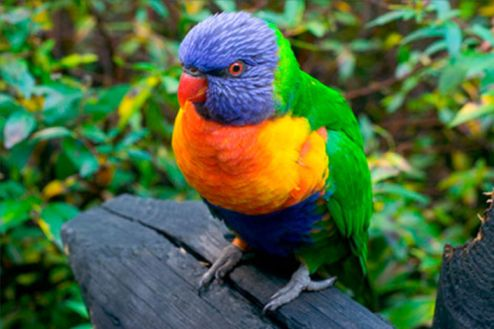
%> input picture RGB_img_en.jpg, 494 x 329 px
$ octave Decryp.m   (GNU Octave 9; MATLAB toolbox functions it lacks are replaced by stand-ins)
%> lines starting %> are read from the running program, lines starting %| are printed output that depends on the picture
img=imread("RGB_img_en.jpg");
%> img is the input picture: size 329x494x3 uint8; mean R, G, B 74.7, 102.2, 62.5
R1=img(:,:,1);
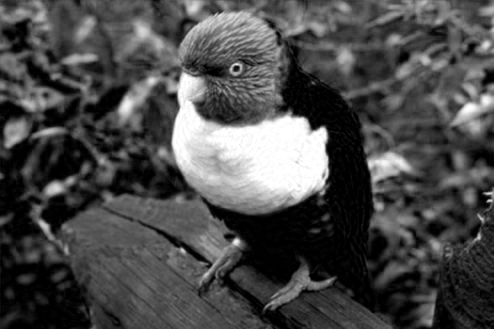
%> R1: size 329x494 uint8; min 0, max 255, mean 74.7
G1=img(:,:,2);
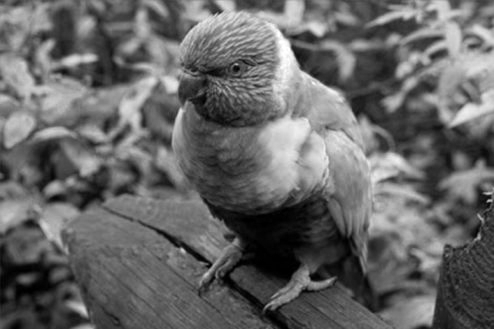
%> G1: size 329x494 uint8; min 0, max 255, mean 102.2
B1=img(:,:,3);
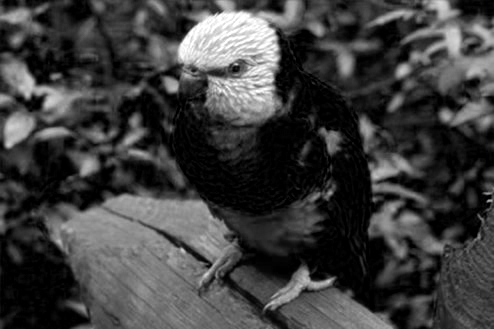
%> B1: size 329x494 uint8; min 0, max 255, mean 62.5
key=input("Enter your secret key:");
%> the answer given: 3
key_b=de2bi(key);
for i=length(key_b)+1:8
    key_b(i)=0;

end
%display(key_b);

%Get_length
len_b=[0,0,0,0,0,0,0,0];
R_1_1_b=de2bi(R1(1,1));
%> R_1_1_b = [1 0 0 0 0 0 1]
G_1_1_b=de2bi(G1(1,1));
%> G_1_1_b = [0 1 0 0 0 0 1]
B_1_1_b=de2bi(B1(1,1));
%> B_1_1_b = [0 0 0 0 1 1]

% R_1_1_b's 1st 3 bits = length's 1st 3 bits
% G_1_1_b's 1st 3 bits = length's next 3 bits
% B_1_1_b's 1st 2 bits = length's next 2 bits
len_b(1)=R_1_1_b(1);
len_b(2)=R_1_1_b(2);
len_b(3)=R_1_1_b(3);
len_b(4)=G_1_1_b(1);
len_b(5)=G_1_1_b(2);
len_b(6)=G_1_1_b(3);
len_b(7)=B_1_1_b(1);
len_b(8)=B_1_1_b(2);
%display(len_b);

%Get En_Text
r=2;
c=1;
message="";
index=1;
for i=1:bi2de(len_b)

    R2=de2bi(R1(r,c));
    G2=de2bi(G1(r,c));
    B2=de2bi(B1(r,c));

    en_txt_b=[0,0,0,0,0,0,0,0];
    en_txt_b(1)=R2(1);
    en_txt_b(2)=R2(2);
    en_txt_b(3)=R2(3);
    en_txt_b(4)=G2(1);
    en_txt_b(5)=G2(2);
    en_txt_b(6)=G2(3);
    en_txt_b(7)=B2(1);
    en_txt_b(8)=B2(2);
    %display(en_txt_b)

    r=r+1;
    if r>size(R1,1)
        c=2;
        r=r+1;
    end

    mess_c_b=xor(key_b,en_txt_b);
    mess_c_asc=bi2de(mess_c_b);
   % display(mess_c_asc)
    mess_c=char(mess_c_asc); %To convert ascii to character
    message(index)=mess_c;
    index=index+1;

end
%> this loop made 17 passes
%> (R2, G2, B2, mess_c_b, mess_c_asc) on passes 1, 3, 4, 5, 6, 7: ([1 1 0 0 0 0 1], [1 1 1 1 1 1], [0 1 0 1 0 1], [false false false true true true false true], 184), ([0 1 0 0 1 0 1], [1 0 0 1 1 0 1], [0 1 0 0 1 1], [true false false true false false false true], 137), ([1 1 1 0 1 0 1], [1 1 0 0 0 1 1], [1 1 0 0 1 1], [false false true true true false true true], 220), ([1 1 0 1 1 0 1], [0 1 0 0 1 1 1], [1 1 1 0 1 1], [false false false false true false true true], 208), ([0 1 0 0 1 1 1], [1 1 1 0 0 0 0 1], [0 1 1 0 0 0 1], [true false false true true true false true], 185), ([0 0 1 1 0 0 0 1], [0 1 0 0 1 0 0 1], [1 1 1 0 1 0 1], [true true true false true false true true], 215)
%> (R2, G2, mess_c_b, mess_c_asc) on pass 2: ([0 1 1 0 0 0 1], [0 1 0 1 0 0 1], [true false true false true false false true], 149)
%> after the loop, c = 1; en_txt_b = [1 0 1 1 1 0 1 1]; message = '����йםЄ�������'

display((message));
%| ����йםЄ�������
